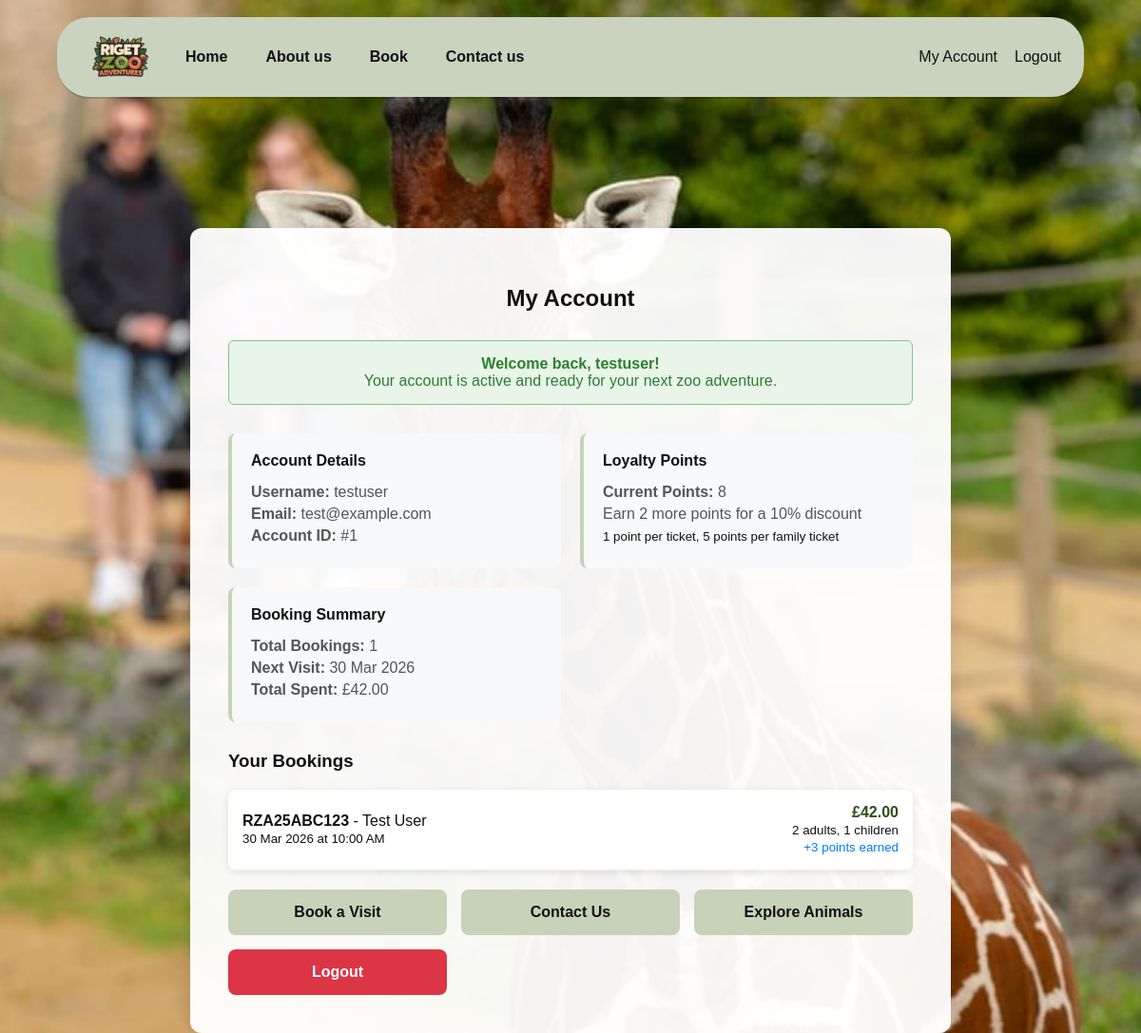
/dashboard.php (signed in), run on the app's committed database.
### tables this page shows
CREATE TABLE IF NOT EXISTS `bookings` (
  `id` int(11) NOT NULL AUTO_INCREMENT,
  `user_id` int(11) DEFAULT NULL,
  `visitor_name` varchar(100) NOT NULL,
  `email` varchar(100) NOT NULL,
  `phone` varchar(20) NOT NULL,
  `visit_date` date NOT NULL,
  `visit_time` time NOT NULL,
  `adults` int(11) NOT NULL DEFAULT 0,
  `children` int(11) NOT NULL DEFAULT 0,
  `family_tickets` int(11) NOT NULL DEFAULT 0,
  `special_requirements` text,
  `total_cost` decimal(10,2) NOT NULL,
  `original_cost` decimal(10,2) NOT NULL,
  `discount_applied` decimal(5,2) DEFAULT 0,
  `loyalty_points_earned` int(11) DEFAULT 0,
  `booking_reference` varchar(20) NOT NULL UNIQUE,
  `status` enum('pending','confirmed','cancelled') DEFAULT 'confirmed',
  `created_at` timestamp DEFAULT CURRENT_TIMESTAMP,
  PRIMARY KEY (`id`),
  FOREIGN KEY (`user_id`) REFERENCES `users`(`id`) ON DELETE SET NULL,
  INDEX `idx_visit_date` (`visit_date`),
  INDEX `idx_booking_reference` (`booking_reference`),
  INDEX `idx_user_id` (`user_id`)
);

### functions.php (called while the page is built, shortened)
<?php
function getUserBookings($userId, $conn) {
    $sql = "SELECT booking_reference, visitor_name, visit_date, visit_time, adults, children,
                   family_tickets, total_cost, original_cost, discount_applied,
                   loyalty_points_earned, status, created_at
            FROM bookings
            WHERE user_id = ?
            ORDER BY visit_date DESC";
    $stmt = $conn->prepare($sql);
    $stmt->bind_param('i', $userId);
    $stmt->execute();
    $result = $stmt->get_result();
    $bookings = [];
    while ($row = $result->fetch_assoc()) {
        $bookings[] = $row;
    }
    return $bookings;
}
?>

### dashboard.php (the view, shortened to what this page needs)
<?php
require_once 'functions.php';
require_once 'db_config.php';
$userBookings = getUserBookings($_SESSION['user_id'], $conn);
?>
<!DOCTYPE html>
<html lang="en">
<head>
    <link rel="stylesheet" type="text/css" href="styles.css?v=2">
</head>
<body>
    <header class="nav-wrap">
        <nav class="navbar">
            <div class="logo" aria-hidden="true"></div>
            <ul class="nav-links">
                <li><a href="index.php">Home</a></li>
                <li><a href="index.php#about-section">About us</a></li>
                <li><a href="booking.php">Book</a></li>
                <li><a href="contact.php">Contact us</a></li>
            </ul>
            <div class="nav-actions">
                <a href="dashboard.php">My Account</a>
                <a href="logout.php">Logout</a>
            </div>
        </nav>
    </header>
    <main>
        <div class="dashboard-container">
            <h2>My Account</h2>
            <div class="welcome-message">
                <strong>Welcome back, <?php echo htmlspecialchars($_SESSION['username']); ?>!</strong><br>
                Your account is active and ready for your next zoo adventure.
            </div>
            <div class="account-info">
                <div class="info-card">
                    <h4>Account Details</h4>
                    <p><strong>Username:</strong> <?php echo htmlspecialchars($_SESSION['username']); ?></p>
                    <p><strong>Email:</strong> <?php echo htmlspecialchars($_SESSION['email']); ?></p>
                    <p><strong>Account ID:</strong> #<?php echo htmlspecialchars($_SESSION['user_id']); ?></p>
                </div>
                <div class="info-card">
                    <h4>Loyalty Points</h4>
                    <p><strong>Current Points:</strong> <?php echo $_SESSION['loyalty_points'] ?? 0; ?></p>
                        <?php if (($_SESSION['loyalty_points'] ?? 0) >= 10): ?>
                            <p style="color: #28a745;"><strong>10% discount available!</strong></p>
                    <?php else: ?>
                        <p>Earn <?php echo 10 - ($_SESSION['loyalty_points'] ?? 0); ?> more points for a 10% discount</p>
                    <?php endif; ?>
                    <small>1 point per ticket, 5 points per family ticket</small>
                </div>
                <div class="info-card">
                    <h4>Booking Summary</h4>
                    <p><strong>Total Bookings:</strong> <?php echo count($userBookings); ?></p>
                    <?php if (!empty($userBookings)): ?>
                        <p><strong>Next Visit:</strong> <?php echo date('d M Y', strtotime($userBookings[0]['visit_date'])); ?></p>
                        <p><strong>Total Spent:</strong> £<?php echo number_format(array_sum(array_column($userBookings, 'total_cost')), 2); ?></p>
                    <?php else: ?>
                        <p>No bookings yet</p>
                        <p>Ready for your first visit!</p>
                    <?php endif; ?>
                </div>
            </div>
            <?php if (!empty($userBookings)): ?>
                <div style="margin-top: 30px;">
                    <h3>Your Bookings</h3>
                    <div style="background: white; border-radius: 8px; overflow: hidden; box-shadow: 0 2px 8px rgba(0,0,0,0.1);">
                        <?php foreach($userBookings as $booking): ?>
                            <div style="padding: 15px; border-bottom: 1px solid #eee;">
                                <div style="display: flex; justify-content: space-between; align-items: center;">
                                    <div>
                                        <strong><?php echo htmlspecialchars($booking['booking_reference']); ?></strong> -
                                        <?php echo htmlspecialchars($booking['visitor_name']); ?>
                                        <br>
                                        <small>
                                            <?php echo date('d M Y', strtotime($booking['visit_date'])); ?> at
                                            <?php echo date('g:i A', strtotime($booking['visit_time'])); ?>
                                        </small>
                                    </div>
                                    <div style="text-align: right;">
                                        <span style="color: #2d5016; font-weight: 600;">£<?php echo number_format($booking['total_cost'], 2); ?></span>
                                        <br>
                                        <small>
                                            <?php echo $booking['adults']; ?> adults, <?php echo $booking['children']; ?> children
                                        </small>
                                        <?php if ($booking['loyalty_points_earned'] > 0): ?>
                                            <br><small style="color: #007bff;">+<?php echo $booking['loyalty_points_earned']; ?> points earned</small>
                                        <?php endif; ?>
                                    </div>
                                </div>
                            </div>
                        <?php endforeach; ?>
                    </div>
                </div>
            <?php endif; ?>
            <div class="quick-actions">
                <a href="booking.php" class="action-btn">Book a Visit</a>
                <a href="contact.php" class="action-btn">Contact Us</a>
                <a href="index.php" class="action-btn">Explore Animals</a>
                <a href="logout.php" class="action-btn logout-btn">Logout</a>
            </div>
        </div>
    </main>
</body>
</html>

### styles.css (style rules this page uses)
*, *::before, *::after { box-sizing: border-box; }
html { scroll-behavior: smooth; }
html, body { height: 100%; margin: 0; font-family: Arial, Helvetica, sans-serif; color: #111; background: #f6efe8; }
a { color: inherit; text-decoration: none; }
ul { margin: 0; padding: 0; }
.nav-wrap { width: 100%; display: flex; justify-content: center; padding: 18px 0; }
.navbar { width: 90%; max-width: 1100px; background: #c9d3bf; border-radius: 34px; padding: 12px 24px; display: flex; align-items: center; box-shadow: 0 2px 0 rgba(0, 0, 0, 0.15); }
.logo { width: 85px; height: 60px; background: url('images/RigetZooAdv.png') center / contain no-repeat; margin-right: 20px; cursor: pointer; }
.nav-links { list-style: none; display: flex; gap: 28px; flex: 1; align-items: center; }
.nav-links li a { color: #111; font-weight: 600; padding: 8px 6px; }
.nav-actions { margin-left: auto; display: flex; gap: 18px; }
.nav-actions a { color: #111; }

### dashboard.php (style rules this page uses)
body { background-image:url('images/manageaccimg.jpeg');background-size:cover;background-position:center;background-attachment:fixed }
.dashboard-container { width:90%;max-width:800px;margin:120px auto;background:rgba(255,255,255,0.95);border-radius:12px;padding:40px;box-shadow:0 6px 24px rgba(0,0,0,0.15) }
.dashboard-container h2 { text-align:center;margin-bottom:30px;color:#111 }
.welcome-message { background:#e8f5e8;border:1px solid #81c784;color:#2e7d32;padding:15px;border-radius:6px;margin-bottom:30px;text-align:center }
.account-info { display:grid;grid-template-columns:repeat(auto-fit,minmax(250px,1fr));gap:20px;margin-bottom:30px }
.info-card { background:#f8f9fa;padding:20px;border-radius:8px;border-left:4px solid #c7d2b9 }
.info-card h4 { margin:0 0 15px 0;color:#111 }
.info-card p { margin:5px 0;color:#555 }
.quick-actions { display:grid;grid-template-columns:repeat(auto-fit,minmax(200px,1fr));gap:15px;margin-top:20px }
.action-btn { display:block;background:#c7d2b9;color:#111;text-decoration:none;padding:15px;border-radius:8px;text-align:center;font-weight:600;transition:background 0.3s }
.logout-btn { background:#dc3545;color:white }

### data on the page
bookings: visit_date "30 Mar 2026", booking_reference "RZA25ABC123", visitor_name "Test User", visit_time "10:00 AM", total_cost "42.00", adults "2", children "1", loyalty_points_earned "3"

### other printed values
$_SESSION['username'] "testuser"
$_SESSION['email'] "test@example.com"
$_SESSION['user_id'] "1"
$_SESSION['loyalty_points'] "8"
10 - ($_SESSION['loyalty_points'] ?? 0) "2"
count($userBookings) "1"
array_sum(array_column($userBookings, 'total_cost')) "42.00"
